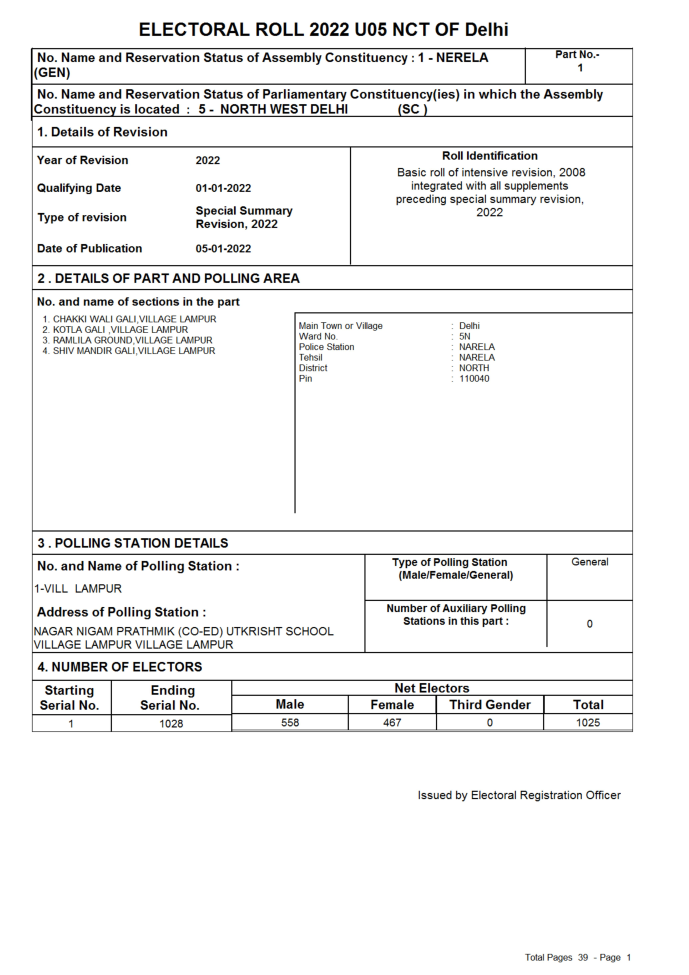
#> input picture images/1653910485/output1.jpg, 4132 x 5848 px (shown at 1/6 size)
$ python cropping_images.py
#> lines starting #> are read from the running program, lines starting #| are printed output that depends on the picture; after the words box and inside, x2 and y2 are one past the last pixel; in counts of white or black regions, pixels touching at a corner belong together
# [14 lines of commented-out code are left out]
import cv2
import pytesseract

# Mention the installed location of Tesseract-OCR in your system
pytesseract.pytesseract.tesseract_cmd = 'D:/Dummy_C_drive/tesseract_OCR/tesseract.exe'

# Read image from which text needs to be extracted
img = cv2.imread("./images/1653910485/output1.jpg")
#> img is the input picture: shape (5848, 4132, 3); mean B, G, R 242, 242.1, 242.1
# img = cropped_start_no
# Preprocessing the image starts
start_no = img[4050:4400, 680:1370]
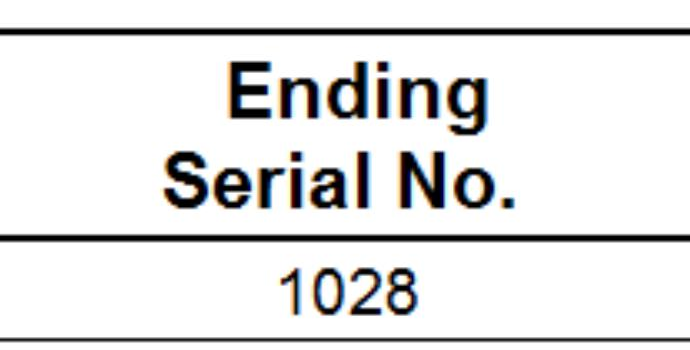
#> start_no: shape (350, 690, 3); mean B, G, R 225.9, 225.9, 225.9
cv2.imshow("Starting Serial Number", start_no)
cv2.waitKey(0)
# Convert the image to gray scale
gray = cv2.cvtColor(start_no, cv2.COLOR_BGR2GRAY)
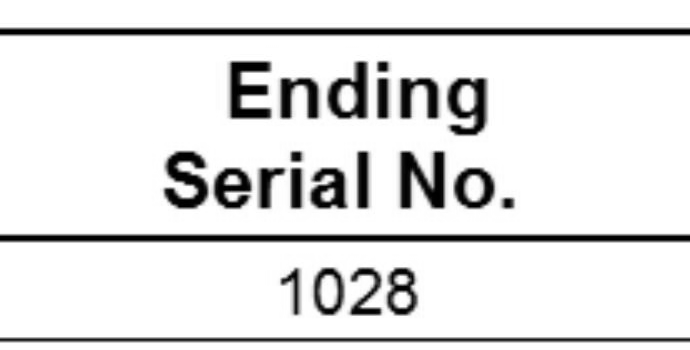
#> gray: shape (350, 690); min 0, max 255, mean 225.9

# Performing OTSU threshold
ret, thresh1 = cv2.threshold(gray, 0, 255, cv2.THRESH_OTSU | cv2.THRESH_BINARY_INV)
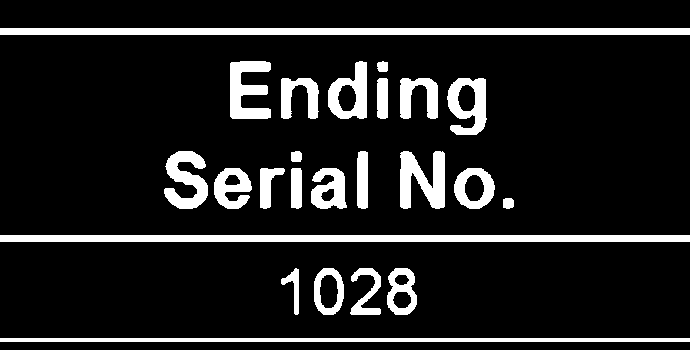
#> thresh1: shape (350, 690); 12.2% white; 24 white regions, largest, box (x1, y1, x2, y2) and area: (0, 28, 690, 35) 4830, (0, 235, 690, 242) 4830, (0, 338, 690, 342) 2760
#> ret = 147

# Specify structure shape and kernel size.
# Kernel size increases or decreases the area
# of the rectangle to be detected.
# A smaller value like (10, 10) will detect
# each word instead of a sentence.
rect_kernel = cv2.getStructuringElement(cv2.MORPH_RECT, (200, 200))

# Applying dilation on the threshold image
dilation = cv2.dilate(thresh1, rect_kernel, iterations = 1)
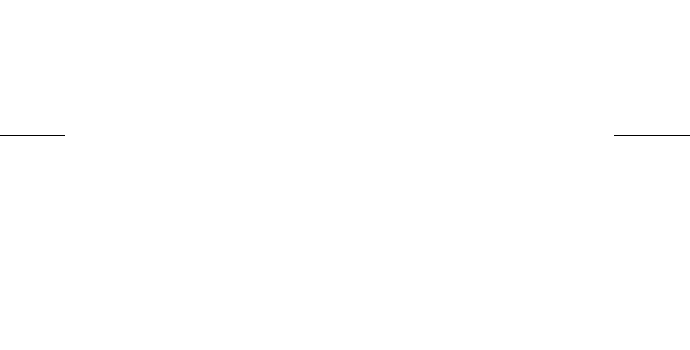
#> dilation: shape (350, 690); 99.9% white; black in thin lines or dots, all inside (x1, y1, x2, y2) = (0, 135, 690, 136)

# Finding contours
contours, hierarchy = cv2.findContours(dilation, cv2.RETR_EXTERNAL,
												cv2.CHAIN_APPROX_NONE)
#> contours = 1 contour; box (x1, y1, x2, y2) and area: (0, 0, 690, 350) 240181

# Creating a copy of image
im2 = start_no.copy()

# A text file is created and flushed
file = open("recognized.txt", "w+")
file.write("")
file.close()

# Looping through the identified contours
# Then rectangular part is cropped and passed on
# to pytesseract for extracting text from it
# Extracted text is then written into the text file
for cnt in contours:
	x, y, w, h = cv2.boundingRect(cnt)

	# Drawing a rectangle on copied image
	rect = cv2.rectangle(im2, (x, y), (x + w, y + h), (0, 255, 0), 2)

	# Cropping the text block for giving input to OCR
	cropped = im2[y:y + h, x:x + w]

	# Open the file in append mode
	file = open("recognized.txt", "a")

	# Apply OCR on the cropped image
#> (the run stopped early here; a loop or call above may not have finished)
